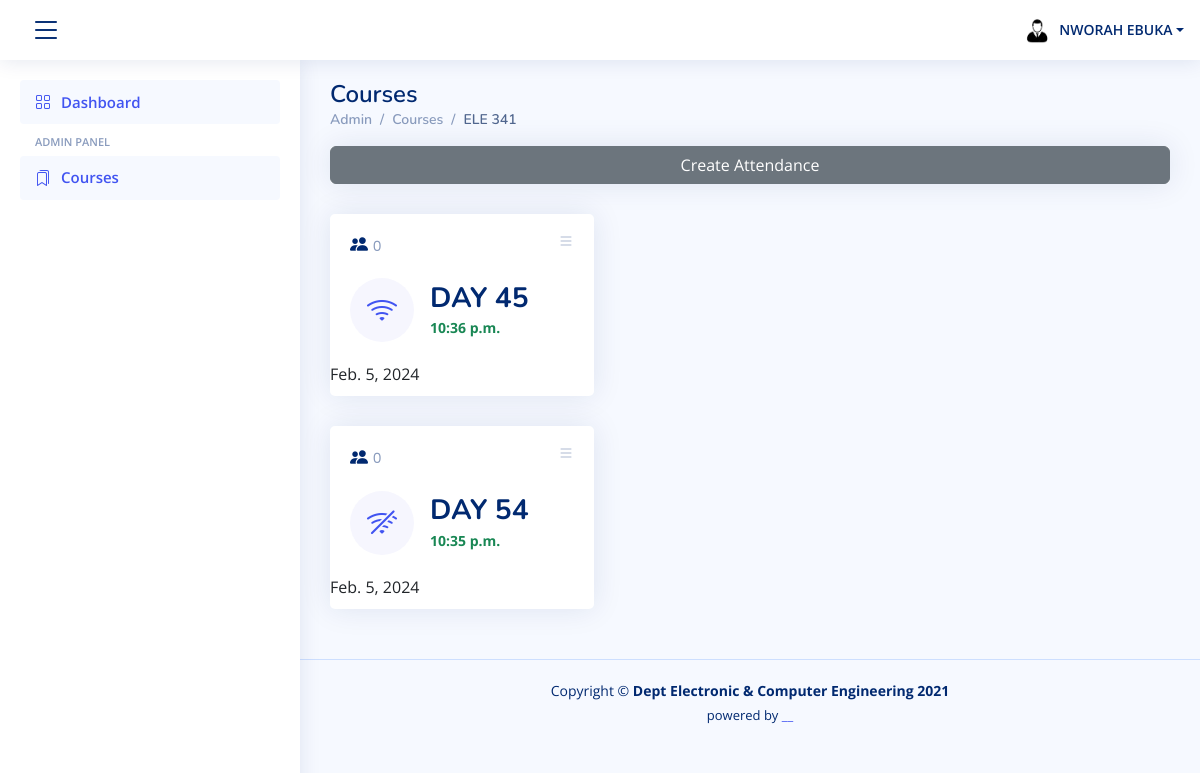
The app's page /attendances/10/ (signed in), older data.
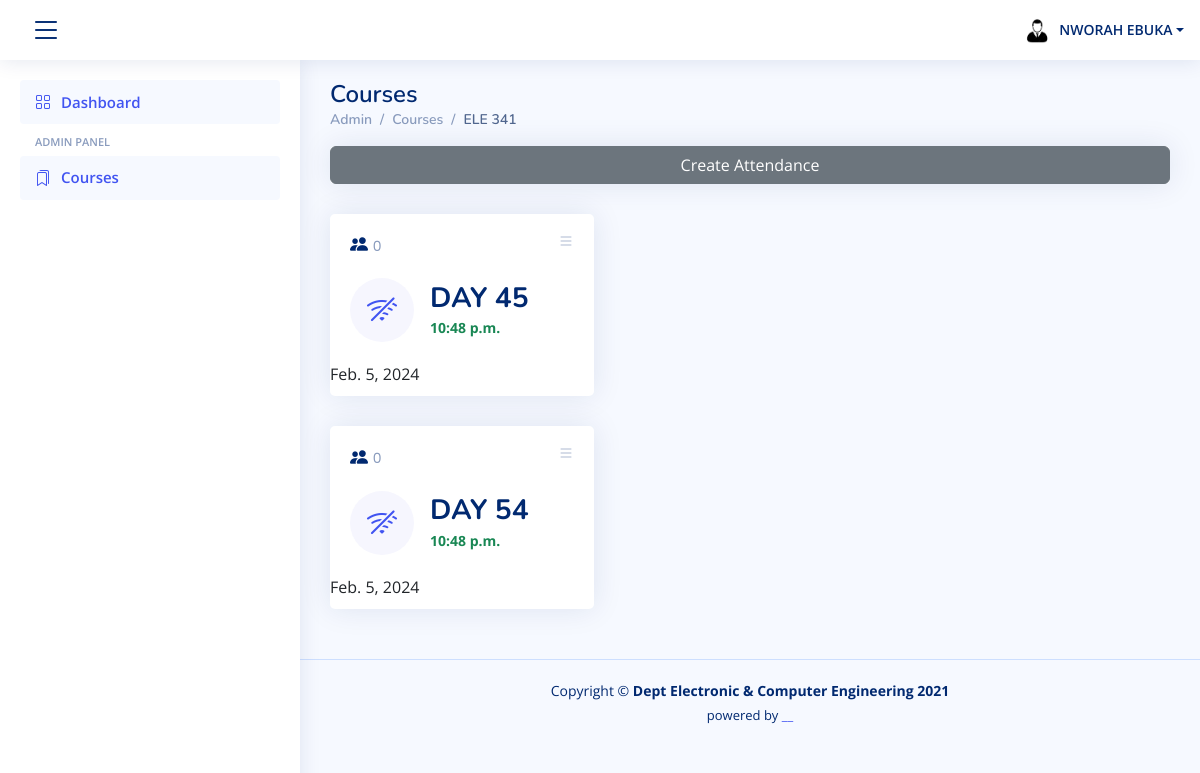
The same page, newer data.
### attendance/models.py (models this page shows, shortened)
class Attendance(models.Model):
    course = models.ForeignKey(Course, on_delete=models.CASCADE, default=None)
    day_number = models.PositiveIntegerField(default=0)
    start_date = models.DateField(auto_now=True)
    start_time = models.TimeField(auto_now=True)
    active = models.BooleanField(default=False)
    class Meta:
        unique_together = ['course', 'day_number']
    def total_attendees(self):
        return self.attendee_set.count()

### attendance/views.py (the view)
# urls.py: path('attendances/<int:pk>/', AttendanceList, name='attendance_list'),
def AttendanceList(request, pk):
    course = Course.objects.get(pk=pk)
    attendance = Attendance.objects.filter(course=pk).order_by('day_number')
    student = Student.objects.get(reg_number=request.user)
    sex = {'M':'male'}.get(student.sex) # the need for the profile picture
    context = {'attendances':attendance, 'course':course, 'sex':sex}
    return render(request, template_name='attendance_list.html', context=context)

### templates/attendance_list.html (shortened to what this page needs)
{% extends "partials/base.html" %}
{% block content %}
<main id="main" class="main">
    <div class="pagetitle">
      <h1>Courses</h1>
      <nav>
        <ol class="breadcrumb">
          <li class="breadcrumb-item"><a href="{% url 'dashboard' %}">Admin</a></li>
          <li class="breadcrumb-item"><a href="{% url 'course_list' %}">Courses</a></li>
          <li class="breadcrumb-item active">{{course.name}}</li>
        </ol>
      </nav>
    </div>
    <div class="card">
        <button type="button" class="btn btn-secondary" data-bs-toggle="modal" data-bs-target="#verticalycentered">
            Create Attendance
        </button>
    </div>
    <section class="section dashboard">
        {% if attendances %}
        {% for attendance in attendances %}
        <div class="row">
            <div class="col-lg-8">
                <div class="row">
                    <div class="col-xxl-4 col-md-6">
                        <div class="card info-card sales-card">
                            <div class="filter">
                                <a class="icon" href="#" data-bs-toggle="dropdown"><i class="bi bi-list"></i></a>
                            </div>
                            <div class="card-body">
                                <h5 class="card-title"><i class="bi bi-people-fill"></i> <span>{{attendance.total_attendees}}</span></h5>
                                <div class="d-flex align-items-center">
                                    <div class="card-icon rounded-circle d-flex align-items-center justify-content-center">
                                        {%if attendance.active%}
                                        <i class=" bi-wifi"></i>
                                        {% else %}
                                        <i class=" bi-wifi-off"></i>
                                        {%endif%}
                                    </div>
                                    <div class="ps-3">
                                        <h6>DAY {{attendance.day_number}}</h6>
                                        <span class="text-success small pt-1 fw-bold">{{attendance.start_time}}</span>
                                    </div>
                                </div>
                            </div>
                            <div>{{attendance.start_date}} </div>
                        </div>
                    </div>
                </div>
            </div>
        </div>
        {% endfor %}
        {% else %}
        <h6>No Registered Attendance!</h6>
        {% endif %}
    </section>
</main>
{% endblock %}

Row changes from the older to the newer data that the page shows:
changed Attendance (number 1 of 2 on the later page): active True → False (drawn); start_time "10:36 p.m." → "10:48 p.m."
changed Attendance (number 2 of 2 on the later page): start_time "10:35 p.m." → "10:48 p.m."
